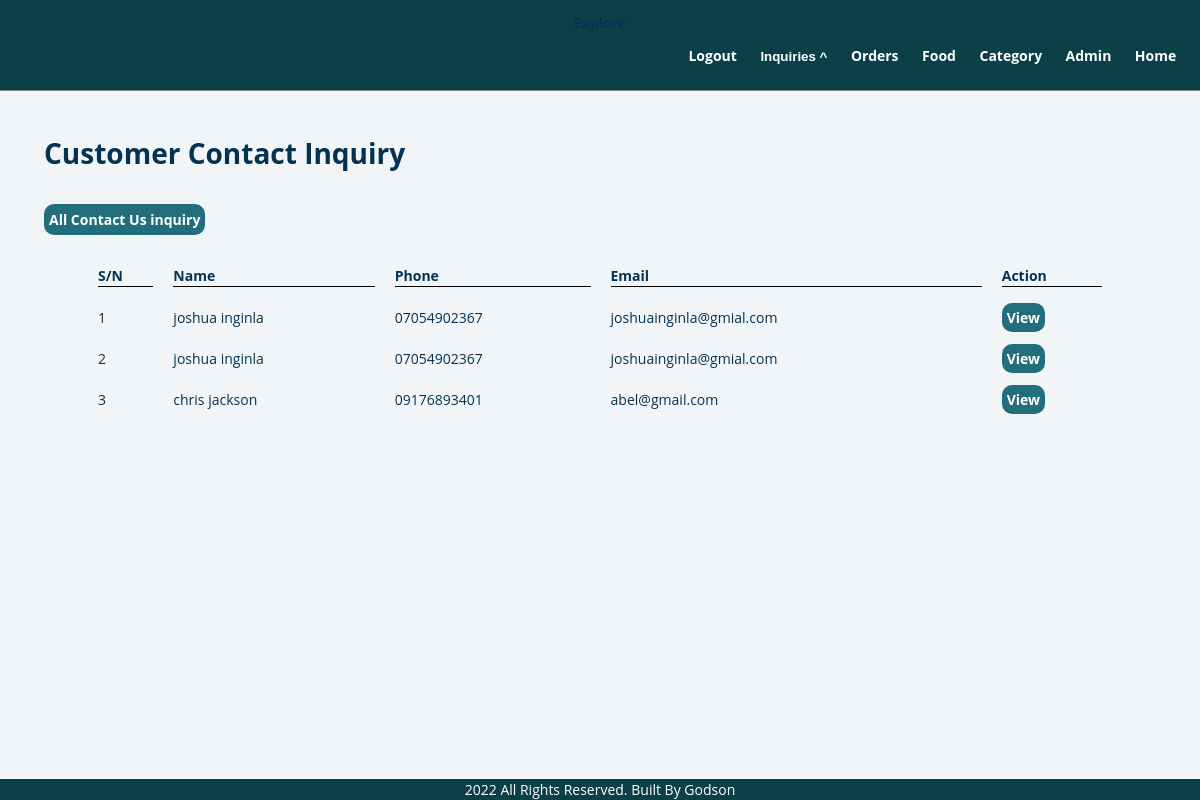
Page /admin/event-dec-inquiry.php (signed in) on the committed database.
### tables this page shows
CREATE TABLE `event_decoration_inquiry` (
  `id` int(10) NOT NULL,
  `name` varchar(100) NOT NULL,
  `phone` varchar(100) NOT NULL,
  `email` varchar(100) NOT NULL,
  `message` varchar(255) NOT NULL
);

### admin/event-dec-inquiry.php (the view, shortened to what this page needs)
<?php include_once "./partials/header.php";  ?>
<div class="main-content">
        <div class="wrapper tb">
            <h1 class="h1-title">Customer Contact Inquiry</h1>
            <a href="#" class="btn-primary add-admin">All Contact Us inquiry</a>
            <table class="tbl-full" cellpadding="10px" cellspacing="20px">
                <tr>
                    <th>S/N</th>
                    <th>Name</th>
                    <th>Phone</th>
                    <th>Email</th>
                    <th>Action</th>
                </tr>
            <?php
            $sql = "SELECT * FROM event_decoration_inquiry ORDER BY id DESC";
            $res = mysqli_query($conn, $sql);
            $count = mysqli_num_rows($res);
            $sn = 1;
            if($count > 0){
                while($row = mysqli_fetch_assoc($res)){
                    $id = $row['id'];
                    $name = $row['name'];
                    $phone = $row['phone'];
                    $email = $row['email'];
                ?>
                    <td><?php echo $sn++; ?></td>
                    <td><?php echo $name; ?></td>
                    <td><?php echo $phone; ?></td>
                    <td><?php echo $email; ?></td>
                    <td>
                        <a href="<?php echo SITEURL; ?>admin/view-message.php?event-ref=<?php echo $id; ?>" class="btn-primary btn-update">View</a>
                    </td>
                <tr>
                <?php
                }
            }else{
                echo "<div class='error text-center'>no inquiry currently available</div>";
            }
            ?>
            </table>
        </div>
    </div>
<?php include_once "./partials/footer.php"; ?>

### css/admin.css (style rules this page uses)
* { margin: 0; padding: 0; -webkit-box-sizing: border-box; box-sizing: border-box; text-decoration: none; }
body { width: 100%; font-family: 'Open Sans', sans-serif; background: hsl(210, 36%, 96%); color: hsl(205, 86%, 17%); line-height: 1.5; font-size: 0.875rem; margin-top: 7rem; }
.h1-title { margin-left: 1.5rem; margin-bottom: 20px; }
.btn-primary { background-color: #226e7c; color: white; padding: 5px; border-radius: 10px; font-weight: bold; -webkit-transition: 0.5s linear; -o-transition: 0.5s linear; transition: 0.5s linear; }
.tbl-full { width: 100%; }
.tbl-full { width: -webkit-fit-content; width: -moz-fit-content; width: fit-content; max-width: 90%; margin: 0 auto; width: 100%; }
table tr th { border-bottom: 1px solid black; text-align: left; }
table tr td { margin-bottom: 5px; }
.add-admin { display: inline-block; margin: 10px 0; margin-left: 1.5rem; }
@media screen and (min-width: 768px) { body { width: 100vw; overflow-x: hidden; } }

### admin/event-dec-inquiry.php (style rules this page uses)
body { width:100vw !important; }
.main-content { width: 100vw !important; padding:10px !important; }
.tb { width:100% !important; padding:10px !important; margin:0 auto !important; }

### rows in the picture
event_decoration_inquiry: name "joshua inginla", phone "07054902367", email "joshuainginla@gmial.com"
event_decoration_inquiry: name "joshua inginla", phone "07054902367", email "joshuainginla@gmial.com"
event_decoration_inquiry: name "chris jackson", phone "09176893401", email "abel@gmail.com"
